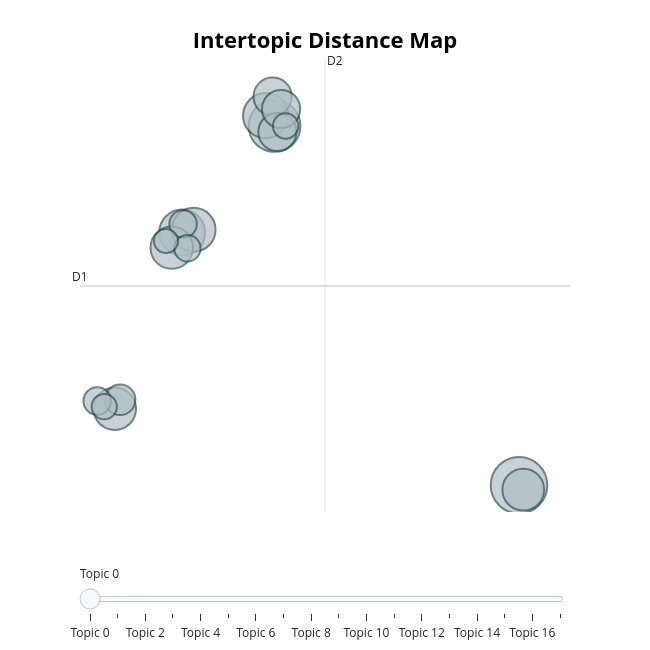

The cell this chart's notebook holds for it:
### Code cell
# creates a cluster plot of texts and their respective topics/ interactive

texas_fig_topics = models['texas'].visualize_topics()
texas_fig_topics.show()

with open('../docs/code_analysis/bert_files/texas/texas-topic-map.html', 'w') as f:
    f.write(texas_fig_topics.to_html(include_plotlyjs='cdn'))

### Figure 1 — Plotly figure (JSON) as saved in the notebook; plotly's stock layout.template omitted (floating-point values rounded to 4 significant figures)
{"data": [{"customdata": [[0, "arrest | tesla | mccauley | employee | threat", 55], [1, "schools | public | teachers | voucher | education", 46], [2, "driving | road | drivers | storm | wildflowers", 36], [3, "greg | abbott | pardon | aid | gov", 35], [4, "heb | giggling | headline | smh | spread", 33], [5, "tax | maryland | income | taxes | rich", 31], [6, "abortion | cox | kate | pregnancy | ectopic", 31], [7, "pornhub | pastor | verification | sentenced | blocked", 30], [8, "ted | cruz | colin | names | pronouns", 25], [9, "vote | elections | voter | ryanjreilly | election", 25], [10, "impeachment | attorney | committee | resign | dade", 25], [11, "marijuana | cannabis | mexico | reform | dispensaries", 16], [12, "beans | tacos | sausage | sausages | taco", 13], [13, "heat | temperatures | summer | climate | intolerant", 13], [14, "moving | california | departures | residents | anxiety", 12], [15, "fascist | party | chaplains | churches | colleyville", 11], [16, "grid | ercot | power | solar | shortages", 11], [17, "daughter | states | conservative | hpv | jeans", 10]], "hovertemplate": "<b>Topic %{customdata[0]}</b><br>%{customdata[1]}<br>Size: %{customdata[2]}", "legendgroup": "", "marker": {"color": "#B0BEC5", "line": {"color": "DarkSlateGrey", "width": 2}, "size": [55, 46, 36, 35, 33, 31, 31, 30, 25, 25, 25, 16, 13, 13, 12, 11, 11, 10], "sizemode": "area", "sizeref": 0.03438, "symbol": "circle"}, "mode": "markers", "name": "", "orientation": "v", "showlegend": false, "type": "scatter", "x": [12.54, 2.556, -1.216, 2.191, -0.7457, -3.965, -1.64, 12.71, 2.478, 2.671, 2.821, -3.748, -1.178, -4.683, -1.001, 3.007, -4.396, -1.877], "xaxis": "x", "y": [-5.608, 8.349, 4.211, 8.747, 4.314, -2.637, 3.62, -5.783, 9.486, 8.112, 9.005, -2.293, 4.537, -2.337, 3.596, 8.346, -2.56, 3.879], "yaxis": "y"}], "layout": {"annotations": [{"showarrow": false, "text": "D1", "x": -5.385, "y": 2.129, "yshift": 10}, {"showarrow": false, "text": "D2", "x": 4.615, "xshift": 10, "y": 10.91}], "height": 650, "hoverlabel": {"bgcolor": "white", "font": {"family": "Rockwell", "size": 16}}, "legend": {"itemsizing": "constant", "tracegroupgap": 0}, "margin": {"t": 60}, "shapes": [{"line": {"color": "#CFD8DC", "width": 2}, "type": "line", "x0": 4.615, "x1": 4.615, "y0": -6.65, "y1": 10.91}, {"line": {"color": "#9E9E9E", "width": 2}, "type": "line", "x0": -5.385, "x1": 14.62, "y0": 2.129, "y1": 2.129}], "sliders": [{"active": 0, "pad": {"t": 50}, "steps": [{"args": [{"marker.color": [["red", "#B0BEC5", "#B0BEC5", "#B0BEC5", "#B0BEC5", "#B0BEC5", "#B0BEC5", "#B0BEC5", "#B0BEC5", "#B0BEC5", "#B0BEC5", "#B0BEC5", "#B0BEC5", "#B0BEC5", "#B0BEC5", "#B0BEC5", "#B0BEC5", "#B0BEC5"]]}], "label": "Topic 0", "method": "update"}, {"args": [{"marker.color": [["#B0BEC5", "red", "#B0BEC5", "#B0BEC5", "#B0BEC5", "#B0BEC5", "#B0BEC5", "#B0BEC5", "#B0BEC5", "#B0BEC5", "#B0BEC5", "#B0BEC5", "#B0BEC5", "#B0BEC5", "#B0BEC5", "#B0BEC5", "#B0BEC5", "#B0BEC5"]]}], "label": "Topic 1", "method": "update"}, {"args": [{"marker.color": [["#B0BEC5", "#B0BEC5", "red", "#B0BEC5", "#B0BEC5", "#B0BEC5", "#B0BEC5", "#B0BEC5", "#B0BEC5", "#B0BEC5", "#B0BEC5", "#B0BEC5", "#B0BEC5", "#B0BEC5", "#B0BEC5", "#B0BEC5", "#B0BEC5", "#B0BEC5"]]}], "label": "Topic 2", "method": "update"}, {"args": [{"marker.color": [["#B0BEC5", "#B0BEC5", "#B0BEC5", "red", "#B0BEC5", "#B0BEC5", "#B0BEC5", "#B0BEC5", "#B0BEC5", "#B0BEC5", "#B0BEC5", "#B0BEC5", "#B0BEC5", "#B0BEC5", "#B0BEC5", "#B0BEC5", "#B0BEC5", "#B0BEC5"]]}], "label": "Topic 3", "method": "update"}, {"args": [{"marker.color": [["#B0BEC5", "#B0BEC5", "#B0BEC5", "#B0BEC5", "red", "#B0BEC5", "#B0BEC5", "#B0BEC5", "#B0BEC5", "#B0BEC5", "#B0BEC5", "#B0BEC5", "#B0BEC5", "#B0BEC5", "#B0BEC5", "#B0BEC5", "#B0BEC5", "#B0BEC5"]]}], "label": "Topic 4", "method": "update"}, {"args": [{"marker.color": [["#B0BEC5", "#B0BEC5", "#B0BEC5", "#B0BEC5", "#B0BEC5", "red", "#B0BEC5", "#B0BEC5", "#B0BEC5", "#B0BEC5", "#B0BEC5", "#B0BEC5", "#B0BEC5", "#B0BEC5", "#B0BEC5", "#B0BEC5", "#B0BEC5", "#B0BEC5"]]}], "label": "Topic 5", "method": "update"}, {"args": [{"marker.color": [["#B0BEC5", "#B0BEC5", "#B0BEC5", "#B0BEC5", "#B0BEC5", "#B0BEC5", "red", "#B0BEC5", "#B0BEC5", "#B0BEC5", "#B0BEC5", "#B0BEC5", "#B0BEC5", "#B0BEC5", "#B0BEC5", "#B0BEC5", "#B0BEC5", "#B0BEC5"]]}], "label": "Topic 6", "method": "update"}, {"args": [{"marker.color": [["#B0BEC5", "#B0BEC5", "#B0BEC5", "#B0BEC5", "#B0BEC5", "#B0BEC5", "#B0BEC5", "red", "#B0BEC5", "#B0BEC5", "#B0BEC5", "#B0BEC5", "#B0BEC5", "#B0BEC5", "#B0BEC5", "#B0BEC5", "#B0BEC5", "#B0BEC5"]]}], "label": "Topic 7", "method": "update"}, {"args": [{"marker.color": [["#B0BEC5", "#B0BEC5", "#B0BEC5", "#B0BEC5", "#B0BEC5", "#B0BEC5", "#B0BEC5", "#B0BEC5", "red", "#B0BEC5", "#B0BEC5", "#B0BEC5", "#B0BEC5", "#B0BEC5", "#B0BEC5", "#B0BEC5", "#B0BEC5", "#B0BEC5"]]}], "label": "Topic 8", "method": "update"}, {"args": [{"marker.color": [["#B0BEC5", "#B0BEC5", "#B0BEC5", "#B0BEC5", "#B0BEC5", "#B0BEC5", "#B0BEC5", "#B0BEC5", "#B0BEC5", "red", "#B0BEC5", "#B0BEC5", "#B0BEC5", "#B0BEC5", "#B0BEC5", "#B0BEC5", "#B0BEC5", "#B0BEC5"]]}], "label": "Topic 9", "method": "update"}, {"args": [{"marker.color": [["#B0BEC5", "#B0BEC5", "#B0BEC5", "#B0BEC5", "#B0BEC5", "#B0BEC5", "#B0BEC5", "#B0BEC5", "#B0BEC5", "#B0BEC5", "red", "#B0BEC5", "#B0BEC5", "#B0BEC5", "#B0BEC5", "#B0BEC5", "#B0BEC5", "#B0BEC5"]]}], "label": "Topic 10", "method": "update"}, {"args": [{"marker.color": [["#B0BEC5", "#B0BEC5", "#B0BEC5", "#B0BEC5", "#B0BEC5", "#B0BEC5", "#B0BEC5", "#B0BEC5", "#B0BEC5", "#B0BEC5", "#B0BEC5", "red", "#B0BEC5", "#B0BEC5", "#B0BEC5", "#B0BEC5", "#B0BEC5", "#B0BEC5"]]}], "label": "Topic 11", "method": "update"}, {"args": [{"marker.color": [["#B0BEC5", "#B0BEC5", "#B0BEC5", "#B0BEC5", "#B0BEC5", "#B0BEC5", "#B0BEC5", "#B0BEC5", "#B0BEC5", "#B0BEC5", "#B0BEC5", "#B0BEC5", "red", "#B0BEC5", "#B0BEC5", "#B0BEC5", "#B0BEC5", "#B0BEC5"]]}], "label": "Topic 12", "method": "update"}, {"args": [{"marker.color": [["#B0BEC5", "#B0BEC5", "#B0BEC5", "#B0BEC5", "#B0BEC5", "#B0BEC5", "#B0BEC5", "#B0BEC5", "#B0BEC5", "#B0BEC5", "#B0BEC5", "#B0BEC5", "#B0BEC5", "red", "#B0BEC5", "#B0BEC5", "#B0BEC5", "#B0BEC5"]]}], "label": "Topic 13", "method": "update"}, {"args": [{"marker.color": [["#B0BEC5", "#B0BEC5", "#B0BEC5", "#B0BEC5", "#B0BEC5", "#B0BEC5", "#B0BEC5", "#B0BEC5", "#B0BEC5", "#B0BEC5", "#B0BEC5", "#B0BEC5", "#B0BEC5", "#B0BEC5", "red", "#B0BEC5", "#B0BEC5", "#B0BEC5"]]}], "label": "Topic 14", "method": "update"}, {"args": [{"marker.color": [["#B0BEC5", "#B0BEC5", "#B0BEC5", "#B0BEC5", "#B0BEC5", "#B0BEC5", "#B0BEC5", "#B0BEC5", "#B0BEC5", "#B0BEC5", "#B0BEC5", "#B0BEC5", "#B0BEC5", "#B0BEC5", "#B0BEC5", "red", "#B0BEC5", "#B0BEC5"]]}], "label": "Topic 15", "method": "update"}, {"args": [{"marker.color": [["#B0BEC5", "#B0BEC5", "#B0BEC5", "#B0BEC5", "#B0BEC5", "#B0BEC5", "#B0BEC5", "#B0BEC5", "#B0BEC5", "#B0BEC5", "#B0BEC5", "#B0BEC5", "#B0BEC5", "#B0BEC5", "#B0BEC5", "#B0BEC5", "red", "#B0BEC5"]]}], "label": "Topic 16", "method": "update"}, {"args": [{"marker.color": [["#B0BEC5", "#B0BEC5", "#B0BEC5", "#B0BEC5", "#B0BEC5", "#B0BEC5", "#B0BEC5", "#B0BEC5", "#B0BEC5", "#B0BEC5", "#B0BEC5", "#B0BEC5", "#B0BEC5", "#B0BEC5", "#B0BEC5", "#B0BEC5", "#B0BEC5", "red"]]}], "label": "Topic 17", "method": "update"}]}], "title": {"font": {"color": "Black", "size": 22}, "text": "<b>Intertopic Distance Map</b>", "x": 0.5, "xanchor": "center", "y": 0.95, "yanchor": "top"}, "width": 650, "xaxis": {"anchor": "y", "domain": [0, 1], "range": [-5.385, 14.62], "title": {"text": ""}, "visible": false}, "yaxis": {"anchor": "x", "domain": [0, 1], "range": [-6.65, 10.91], "title": {"text": ""}, "visible": false}}}
